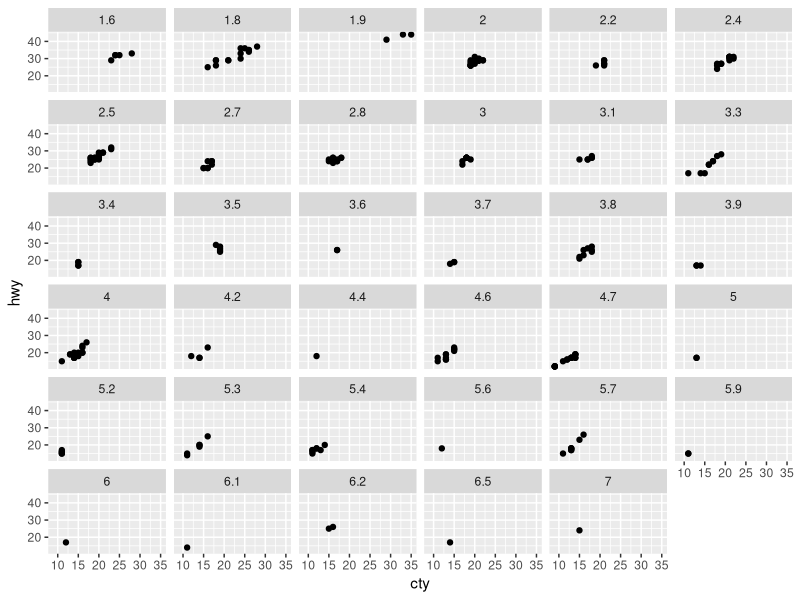
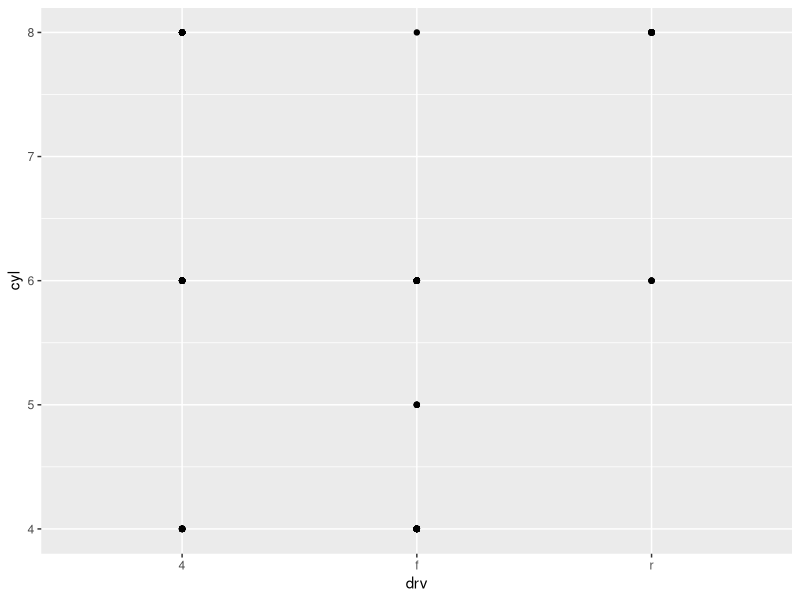
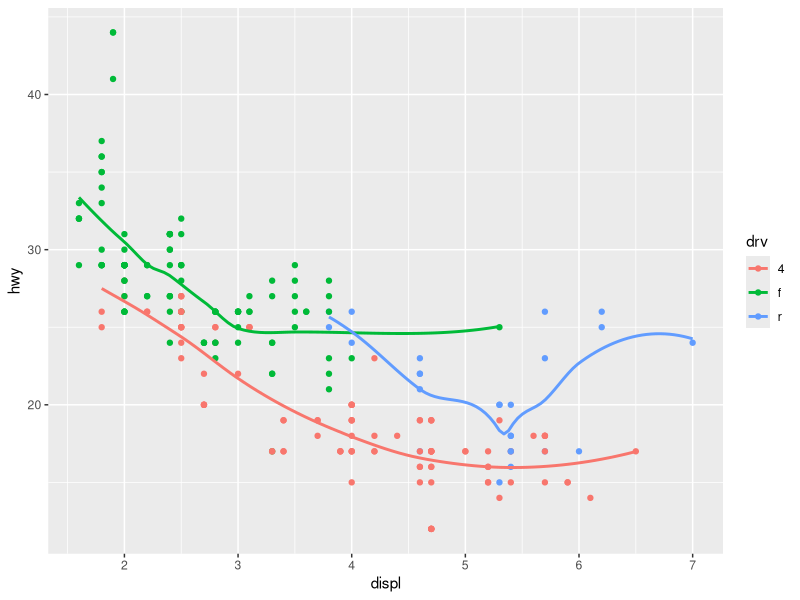
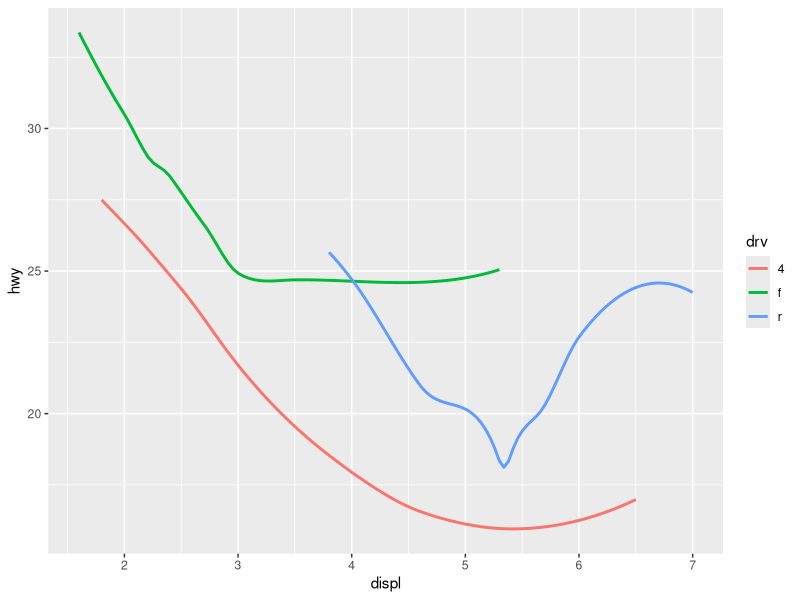
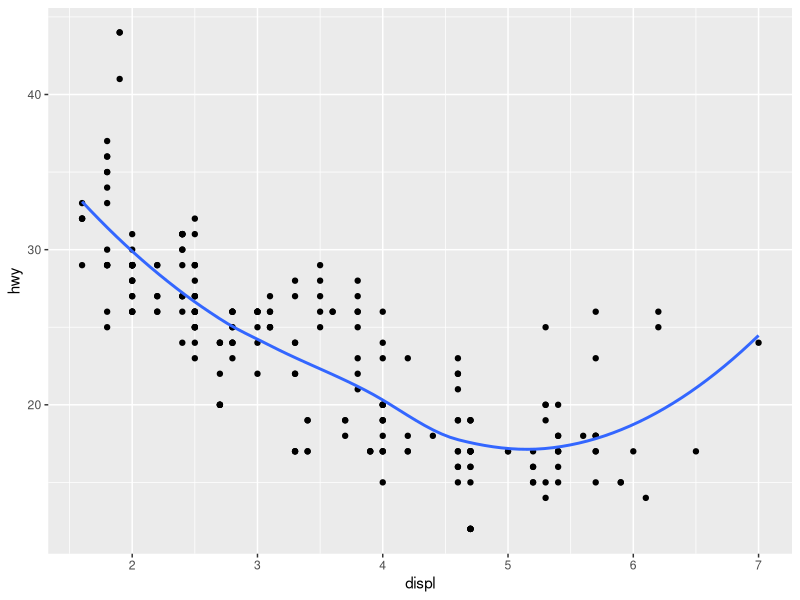
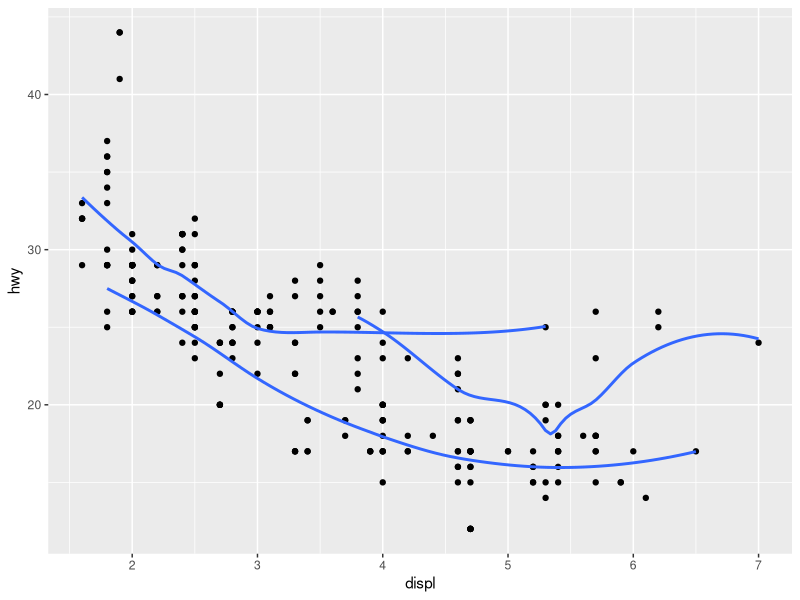
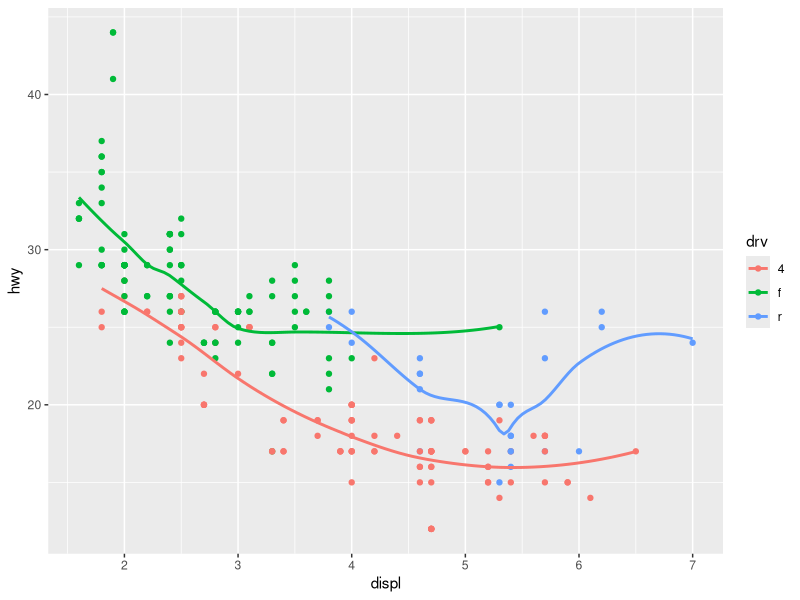
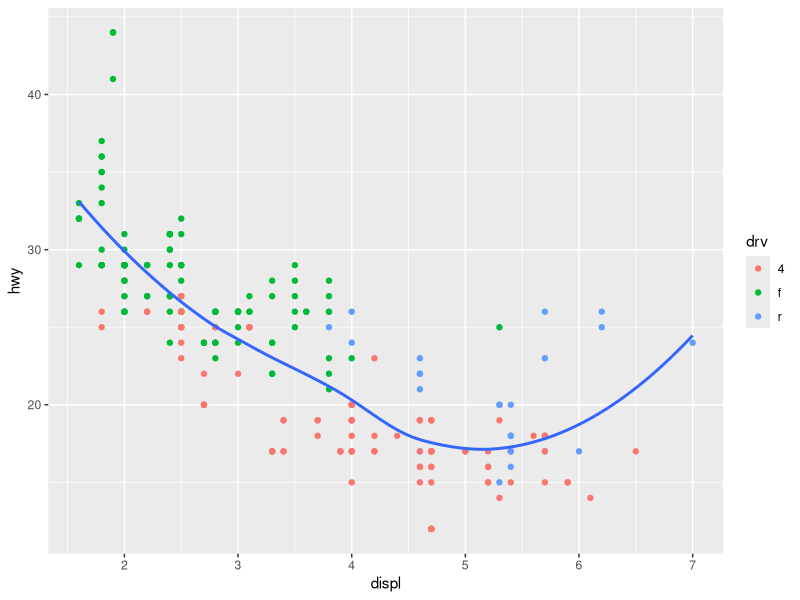

These charts were generated, in order, by the following R code:
## ---- chunk 1
library(tidyverse)
library(viridisLite)
## ---- chunk 2
ggplot(mpg,aes(cty, hwy))+geom_point()+facet_wrap(~ displ)
## ---- chunk 3
ggplot(mpg)+geom_point(mapping=aes(x=drv,y=cyl))
## ---- chunk 4
ggplot(mpg,mapping=aes(x=displ,y=hwy,colour=drv))+geom_point()+geom_smooth(se=FALSE)
## ---- chunk 5
ggplot(mpg)+geom_smooth(mapping=aes(x=displ,y=hwy,colour=drv),se=FALSE)
## ---- chunk 6
ggplot(mpg,mapping=aes(x=displ,y=hwy))+geom_point()+geom_smooth(se=FALSE)
ggplot(mpg,mapping=aes(x=displ,y=hwy))+geom_point()+geom_smooth(mapping=aes(group=drv),se=FALSE)
ggplot(mpg,mapping=aes(x=displ,y=hwy,colour=drv))+geom_point()+geom_smooth(se=FALSE)
ggplot(mpg)+geom_point(mapping=aes(x=displ,y=hwy,colour=drv))+geom_smooth(mapping=aes(x=displ,y=hwy),se=FALSE)
ggplot(mpg,aes(x=displ,y=hwy,colour=drv))+geom_point()+geom_smooth(aes(linetype=drv),se=FALSE)
ggplot(mpg,aes(x=displ,y=hwy,colour=drv))+geom_point(size=7,colour="white")+geom_point()
## ---- chunk 7
ggplot(diamonds,aes(x=cut,y=depth))+geom_pointrange(stat="summary",fun.min=min,fun.max=max,fun=median)
## ---- chunk 8
ggplot(mpg)+geom_jitter(aes(x=cty,y=hwy))
## ---- chunk 9
ggplot(mpg,aes(x=class,y=hwy,fill=drv))+geom_boxplot()
## ---- chunk 10
ggplot(diamonds,aes(x=cut,fill=cut))+geom_bar()
## ---- chunk 11
ggplot(diamonds,aes(x=cut,fill=cut))+geom_bar()+coord_polar()
## ---- chunk 12
ggplot(diamonds,aes(x=cut,fill=cut))+geom_bar()+coord_polar()+labs(title="Transformed Pie Chart")
## ---- chunk 13
ggplot(diamonds)+geom_bar(aes(x=cut,fill=clarity),position="dodge")
